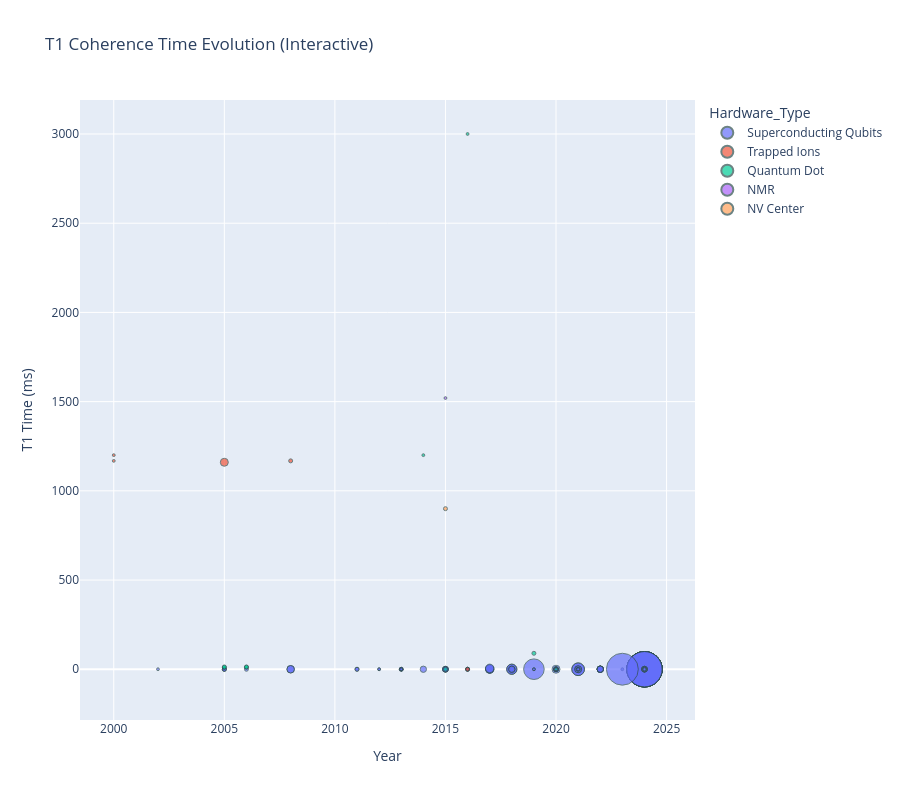

Notebook cell for this chart:
### Markdown cell above
### Plot to see specific data points

### Code cell
# Install Plotly if needed
# !pip install plotly -q

import plotly.express as px
import plotly.io as pio

# Get T1 data with years
df_t1_years = load_table_data('T1_Times')
df_t1_years['Year'] = pd.to_numeric(df_t1_years['Year'], errors='coerce')
# Make sure Number_of_Qubits is numeric
df_t1_years['Number_of_Qubits'] = pd.to_numeric(df_t1_years['Number_of_Qubits'], errors='coerce')
df_t1_years = df_t1_years.dropna(subset=['Year', 'Value'])

# Set a default size for missing qubit counts
df_t1_years['Number_of_Qubits'] = df_t1_years['Number_of_Qubits'].fillna(1)

# Create the interactive plot
fig = px.scatter(
    df_t1_years,
    x='Year',
    y='Value',
    color='Hardware_Type',
    size='Number_of_Qubits',  # Now numeric
    size_max=25,  # Adjust the maximum size
    hover_name='DOI',
    title='T1 Coherence Time Evolution (Interactive)',
    labels={'Value': 'T1 Time (ms)', 'Year': 'Year'},
    height=800
)

# Add trendlines
fig.update_traces(marker=dict(line=dict(width=1, color='DarkSlateGrey')))

fig.show()

### Figure 1 — Plotly figure (JSON) as saved in the notebook; plotly's stock layout.template omitted (floating-point values rounded to 4 significant figures)
{"data": [{"hovertemplate": "<b>%{hovertext}</b><br><br>Hardware_Type=Superconducting Qubits<br>Year=%{x}<br>T1 Time (ms)=%{y}<br>Number_of_Qubits=%{marker.size}<extra></extra>", "hovertext": ["10.1038/s41586-019-1666-5", "10.1088/2058-9565/aca21f", "10.1103/PhysRevA.101.012302", "10.48550/arXiv.2410.00916", "10.48550/arXiv.2410.00916", "10.48550/arXiv.2410.00916", "10.48550/arXiv.2410.00916", "10.48550/arXiv.2410.00916", "10.48550/arXiv.2410.00916", "10.48550/arXiv.2410.00916", "10.48550/arXiv.2410.00916", "10.48550/arXiv.2410.00916", "10.48550/arXiv.2410.00916", "10.48550/arXiv.2410.00916", "10.48550/arXiv.2410.00916", "10.1103/PhysRevB.86.100506", "10.1103/PhysRevLett.114.010501", "10.1103/PhysRevApplied.16.024023", "10.48550/arXiv.2105.09890", "10.1038/s41467-021-22030-5", "10.1103/PhysRevLett.114.240501", "10.1103/PhysRevX.10.031032", "10.1063/1.4940230", "10.1103/PhysRevApplied.14.044035", "10.1063/1.4994661", "10.1038/s41534-019-0168-5", "10.48550/arXiv.2201.02899", "10.48550/arXiv.2201.02899", "10.1103/PRXQuantum.3.020337", "10.1103/PRXQuantum.3.020337", "10.1063/5.0226626", "10.1109/QC.60285.2024.00152", "10.1109/QC.60285.2024.00152", "10.1109/QC.60285.2024.00152", "10.1109/QC.60285.2024.00152", "10.1103/PhysRevA.96.062323", "10.48550/arXiv.2403.02203", "10.48550/arXiv.2403.02203", "10.48550/arXiv.2103.03008", "10.1117/12.2192740", "10.1117/12.2192740", "10.1117/12.2192740", "10.1117/12.2192740", "10.1126/science.313.5792.1424", "10.1126/sciadv.aao3603", "10.1103/PhysRevA.87.030301", "10.1103/PhysRevA.87.030301", "10.1038/nature13171", "10.1103/PhysRevA.96.022330", "10.1126/science.1070793", "10.1103/PhysRevLett.107.080502", "10.1103/PhysRevLett.107.080502", "10.1103/PhysRevApplied.6.064007", "10.1103/PhysRevApplied.6.064007", "10.1103/PhysRevApplied.10.034050", "10.1103/PhysRevApplied.10.034050", "10.1103/PhysRevApplied.10.034050", "10.1103/PhysRevApplied.10.034050", "10.1103/PhysRevApplied.10.034050", "10.1103/PhysRevApplied.10.034050", "10.1103/PhysRevLett.121.090502", "10.1103/PhysRevLett.121.090502", "10.1103/PhysRevLett.95.210503", "10.1103/PhysRevLett.95.210503", "10.1103/PhysRevLett.95.210503", "10.1103/PhysRevLett.123.190502", "10.1103/PhysRevB.97.064508", "10.1103/PhysRevB.97.064508", "10.1038/s41586-021-03288-7", "10.1038/s41586-021-03288-7", "10.1103/PhysRevLett.111.080502", "10.1103/PhysRevLett.111.080502", "10.1103/PhysRevLett.111.080502", "10.1103/PhysRevLett.111.080502", "10.1103/PhysRevLett.111.080502", "10.1103/PhysRevLett.111.080502", "10.1103/PhysRevLett.111.080502", "10.1103/PhysRevLett.111.080502", "10.1103/PhysRevLett.111.080502", "10.1038/ncomms12964", "10.1038/ncomms12964", "10.1103/PhysRevApplied.8.044003", "10.1103/PhysRevApplied.8.044003", "10.1038/s41467-017-02046-6", "10.1038/s41467-017-02046-6", "10.1103/PhysRevLett.109.080505", "10.1038/s41586-023-06096-3", "10.1126/sciadv.aay3050", "10.1126/sciadv.aay3050", "10.1126/sciadv.aay3050", "10.1038/s41534-021-00510-2", "10.1038/s41534-021-00510-2", "10.1038/s41534-021-00510-2", "10.1038/s41534-021-00510-2", "10.1038/s41534-021-00510-2", "10.1038/s41534-021-00510-2", "10.1103/PhysRevLett.101.080502", "10.1103/PhysRevLett.101.080502", "10.1038/s41586-021-03268-x", "10.1103/PhysRevApplied.10.034040", "10.1103/PhysRevApplied.10.034040", "10.1103/PRXQuantum.5.010307", "10.1103/PRXQuantum.2.010339", "10.1103/PhysRevResearch.2.033447", "10.1103/PhysRevResearch.2.033447", "10.1103/PhysRevResearch.2.033447", "10.1103/PhysRevApplied.16.024050", "10.1103/PhysRevApplied.16.024050", "10.1038/s41534-020-00346-2"], "legendgroup": "Superconducting Qubits", "marker": {"color": "#636efa", "line": {"color": "DarkSlateGrey", "width": 1}, "size": [53.0, 1.0, 8.0, 156.0, 156.0, 156.0, 156.0, 156.0, 156.0, 156.0, 156.0, 156.0, 156.0, 156.0, 156.0, 1.0, 1.0, 1.0, 1.0, 1.0, 1.0, 1.0, 1.0, 1.0, 1.0, 1.0, 20.0, 20.0, 2.0, 2.0, 1.0, 4.0, 4.0, 4.0, 4.0, 2.0, 2.0, 2.0, 5.0, 4.0, 4.0, 4.0, 4.0, 2.0, 8.0, 2.0, 2.0, 5.0, 2.0, 1.0, 2.0, 2.0, 2.0, 2.0, 2.0, 2.0, 2.0, 2.0, 2.0, 2.0, 13.0, 13.0, 2.0, 2.0, 2.0, 1.0, 2.0, 2.0, 6.0, 6.0, 1.0, 1.0, 1.0, 1.0, 1.0, 1.0, 1.0, 1.0, 1.0, 1.0, 1.0, 8.0, 8.0, 9.0, 9.0, 1.0, 127.0, 3.0, 3.0, 3.0, 5.0, 5.0, 5.0, 5.0, 5.0, 5.0, 7.0, 7.0, 1.0, 5.0, 5.0, 1.0, 1.0, 2.0, 2.0, 2.0, 2.0, 2.0, 1.0], "sizemode": "area", "sizeref": 0.2496, "symbol": "circle"}, "mode": "markers", "name": "Superconducting Qubits", "orientation": "v", "showlegend": true, "type": "scatter", "x": [2019, 2023, 2020, 2024, 2024, 2024, 2024, 2024, 2024, 2024, 2024, 2024, 2024, 2024, 2024, 2012, 2015, 2021, 2022, 2021, 2015, 2020, 2016, 2020, 2017, 2019, 2021, 2021, 2022, 2022, 2024, 2024, 2024, 2024, 2024, 2017, 2024, 2024, 2022, 2015, 2015, 2015, 2015, 2006, 2018, 2013, 2013, 2014, 2017, 2002, 2011, 2011, 2016, 2016, 2018, 2018, 2018, 2018, 2018, 2018, 2018, 2018, 2005, 2005, 2005, 2019, 2018, 2018, 2021, 2021, 2013, 2013, 2013, 2013, 2013, 2013, 2013, 2013, 2013, 2016, 2016, 2017, 2017, 2017, 2017, 2012, 2023, 2020, 2020, 2020, 2022, 2022, 2022, 2022, 2022, 2022, 2008, 2008, 2021, 2018, 2018, 2024, 2021, 2020, 2020, 2020, 2021, 2021, 2021], "xaxis": "x", "y": [0.32, 0.1, 0.21, 0.1365, 0.1583, 0.2573, 0.2757, 0.2253, 0.2951, 0.2933, 0.1972, 0.1782, 0.269, 0.2136, 0.1358, 0.07, 0.02, 0.09, 0.5, 0.3, 0.08, 0.016, 0.0091, 0.3, 0.0035, 0.049, 0.0671, 0.0948, 0.021, 0.043, 0.005, 0.448, 0.2991, 0.2739, 0.3234, 0.0615, 0.0201, 0.0183, 0.0702, 0.0332, 0.036, 0.0308, 0.0286, 0.00013, 0.019, 0.0116, 0.0091, 0.04, 0.054, 0.0005, 0.0016, 0.0015, 0.0263, 0.05, 0.013, 0.034, 0.005, 0.025, 0.007, 0.017, 1e-05, 0.1, 0.0005, 1e-05, 2e-05, 0.03, 0.009, 0.013, 0.01, 0.0014, 0.034, 0.044, 0.018, 0.008, 0.015, 0.01, 0.02, 0.02, 0.04, 0.00049, 0.055, 0.02, 0.05, 1.0, 5.0, 0.005, 0.288, 0.0253, 0.017, 0.0256, 0.503, 0.431, 0.401, 0.359, 0.1027, 0.476, 0.0001, 0.004, 0.043, 0.0049, 0.006, 0.017, 1.56, 0.07, 0.023, 0.015, 0.07, 0.056, 0.062], "yaxis": "y"}, {"hovertemplate": "<b>%{hovertext}</b><br><br>Hardware_Type=Trapped Ions<br>Year=%{x}<br>T1 Time (ms)=%{y}<br>Number_of_Qubits=%{marker.size}<extra></extra>", "hovertext": ["10.1103/PhysRevLett.117.060504", "10.1103/PhysRevLett.100.200502", "10.1103/PhysRevA.62.032503", "10.1103/PhysRevA.62.032503", "10.1038/nature04279"], "legendgroup": "Trapped Ions", "marker": {"color": "#EF553B", "line": {"color": "DarkSlateGrey", "width": 1}, "size": [2.0, 2.0, 1.0, 1.0, 8.0], "sizemode": "area", "sizeref": 0.2496, "symbol": "circle"}, "mode": "markers", "name": "Trapped Ions", "orientation": "v", "showlegend": true, "type": "scatter", "x": [2016, 2008, 2000, 2000, 2005], "xaxis": "x", "y": [0.261, 1168.0, 1168.0, 1200.0, 1160.0], "yaxis": "y"}, {"hovertemplate": "<b>%{hovertext}</b><br><br>Hardware_Type=Quantum Dot<br>Year=%{x}<br>T1 Time (ms)=%{y}<br>Number_of_Qubits=%{marker.size}<extra></extra>", "hovertext": ["10.48550/arXiv.1805.05027", "10.1088/1367-2630/18/10/103018", "10.1038/nature15263", "10.1038/NNANO.2014.216", "10.1126/science.1116955", "10.1126/science.1116955", "10.1038/nature05065", "10.1038/nature05065", "10.1038/s41598-020-77047-5"], "legendgroup": "Quantum Dot", "marker": {"color": "#00cc96", "line": {"color": "DarkSlateGrey", "width": 1}, "size": [2.0, 1.0, 2.0, 1.0, 2.0, 2.0, 2.0, 2.0, 1.0], "sizemode": "area", "sizeref": 0.2496, "symbol": "circle"}, "mode": "markers", "name": "Quantum Dot", "orientation": "v", "showlegend": true, "type": "scatter", "x": [2019, 2016, 2015, 2014, 2005, 2005, 2006, 2006, 2020], "xaxis": "x", "y": [89.45, 3000.0, 0.12, 1200.0, 10.0, 13.0, 11.0, 13.0, 0.015], "yaxis": "y"}, {"hovertemplate": "<b>%{hovertext}</b><br><br>Hardware_Type=NMR<br>Year=%{x}<br>T1 Time (ms)=%{y}<br>Number_of_Qubits=%{marker.size}<extra></extra>", "hovertext": ["10.1103/PhysRevA.92.062332"], "legendgroup": "NMR", "marker": {"color": "#ab63fa", "line": {"color": "DarkSlateGrey", "width": 1}, "size": [1.0], "sizemode": "area", "sizeref": 0.2496, "symbol": "circle"}, "mode": "markers", "name": "NMR", "orientation": "v", "showlegend": true, "type": "scatter", "x": [2015], "xaxis": "x", "y": [1520.0], "yaxis": "y"}, {"hovertemplate": "<b>%{hovertext}</b><br><br>Hardware_Type=NV Center<br>Year=%{x}<br>T1 Time (ms)=%{y}<br>Number_of_Qubits=%{marker.size}<extra></extra>", "hovertext": ["10.1038/ncomms9748"], "legendgroup": "NV Center", "marker": {"color": "#FFA15A", "line": {"color": "DarkSlateGrey", "width": 1}, "size": [2.0], "sizemode": "area", "sizeref": 0.2496, "symbol": "circle"}, "mode": "markers", "name": "NV Center", "orientation": "v", "showlegend": true, "type": "scatter", "x": [2015], "xaxis": "x", "y": [900.0], "yaxis": "y"}], "layout": {"height": 800, "legend": {"itemsizing": "constant", "title": {"text": "Hardware_Type"}, "tracegroupgap": 0}, "title": {"text": "T1 Coherence Time Evolution (Interactive)"}, "xaxis": {"anchor": "y", "domain": [0.0, 1.0], "title": {"text": "Year"}}, "yaxis": {"anchor": "x", "domain": [0.0, 1.0], "title": {"text": "T1 Time (ms)"}}}}
